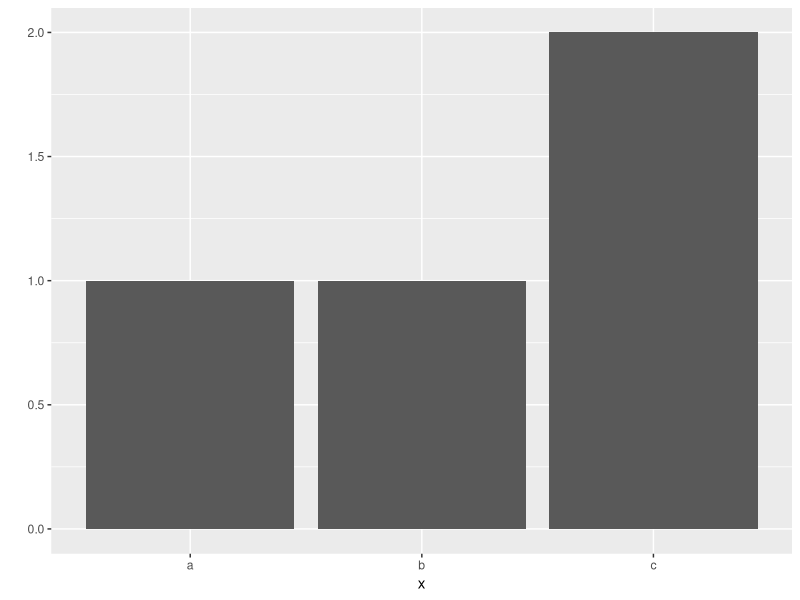
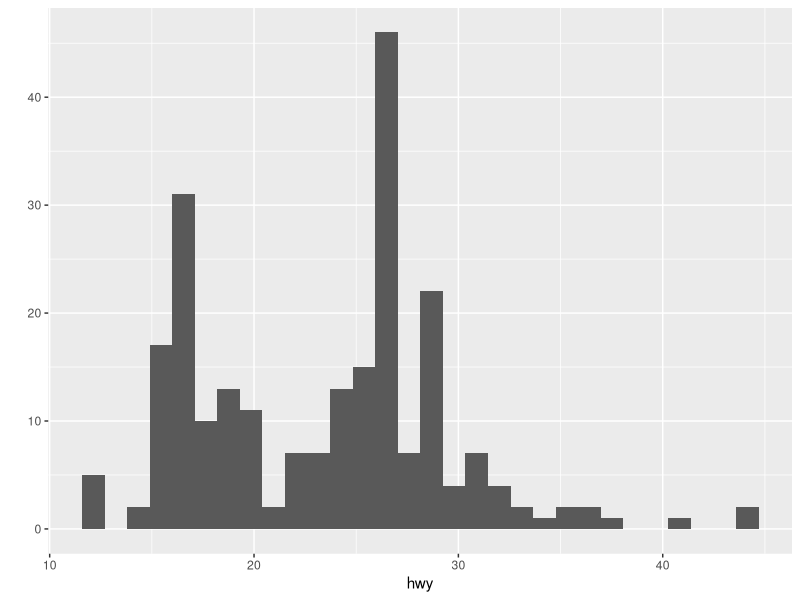
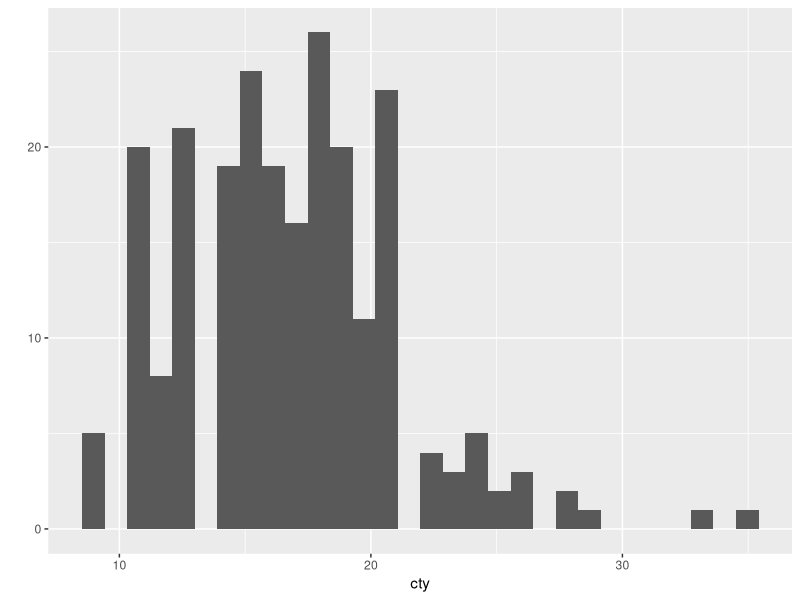
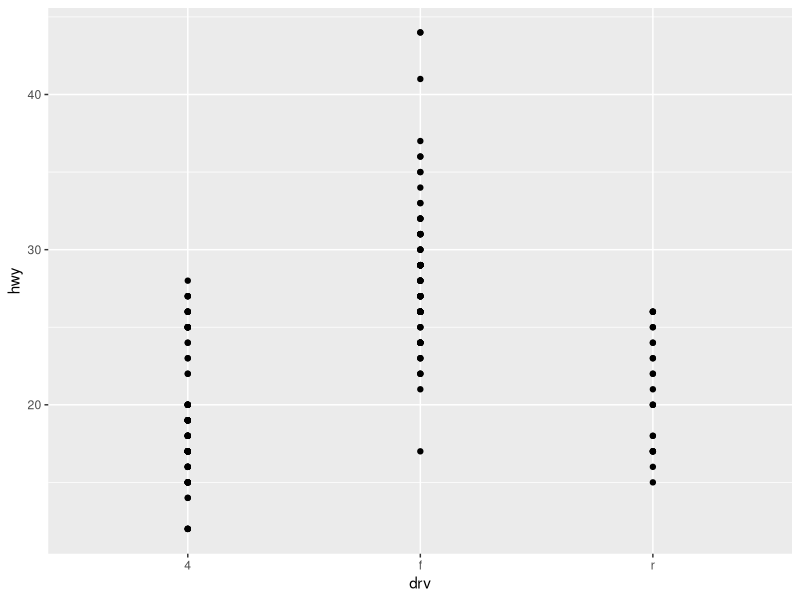
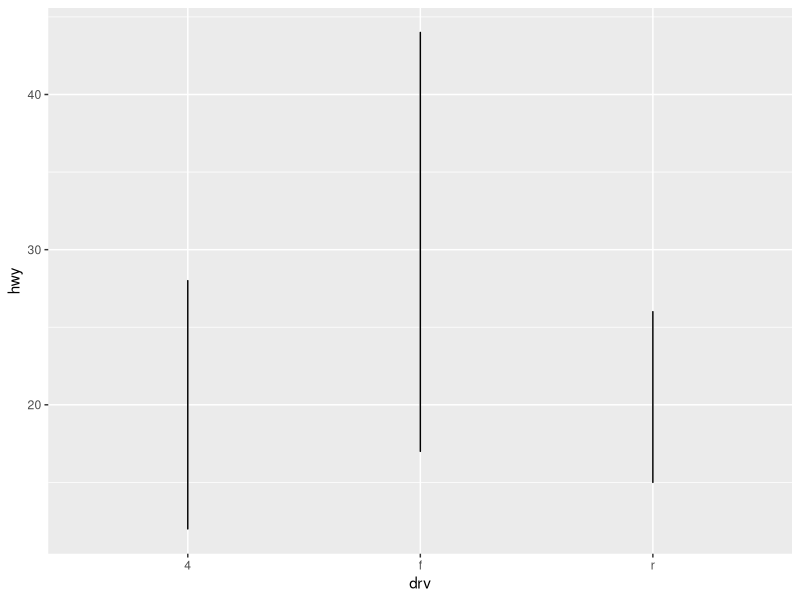
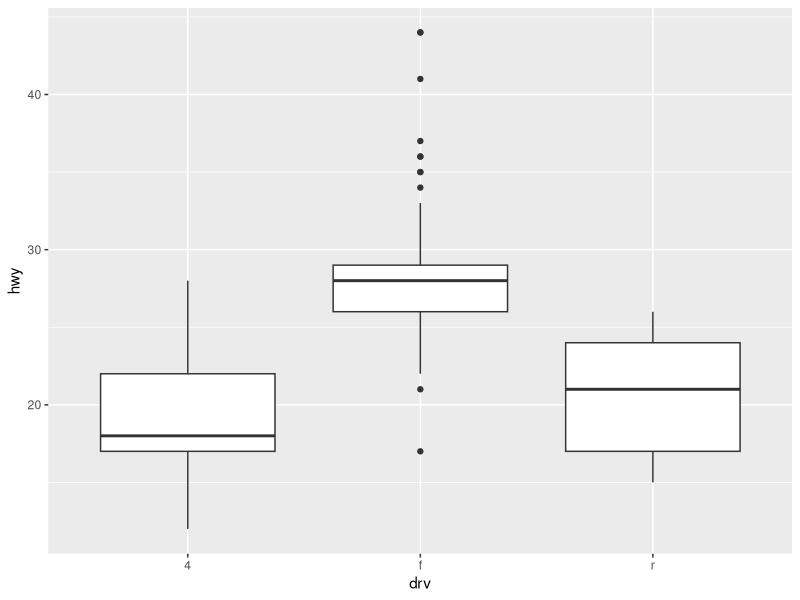
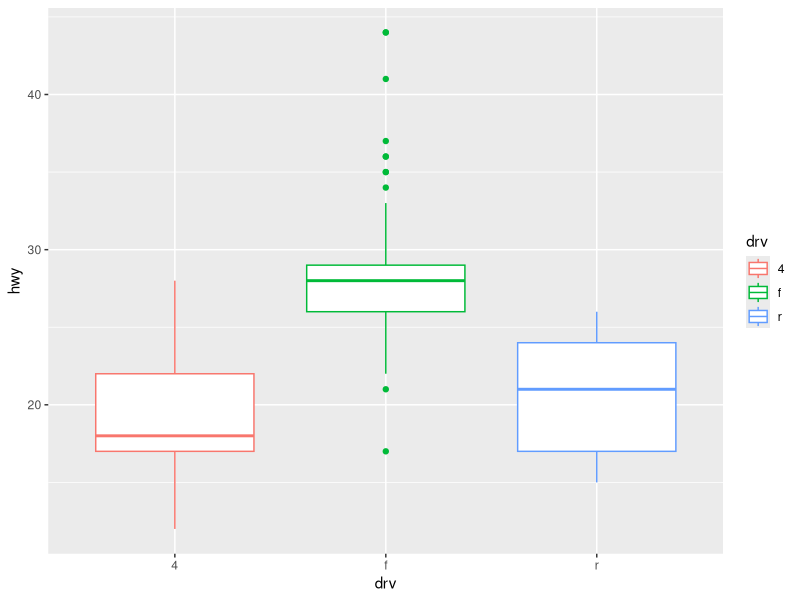

Here is the R script that generated these plots, in order:
#Ch3-3

#패키지
install.packages("ggplot2")
#패키지를 로드할 땐, library()를 사용
library(ggplot2)


#빈도
x = c("a", "b", "c", "c")
qplot(x)

#ggplot2에는 mpg 데이터가 있다. 234종의 연비 관련 공개 자료
#파라미터 설정을 바꿔보면서 qplot()의 기능이 어떻게 달라지는지 살펴보겠습니다.
#qplot()의 data 파라미터에 mpg 데이터를 지정하고, 그래프의 x축을 결정하는 x 파라미
#터에 hwy를 지정해 ‘고속도로 연비별 빈도 막대 그래프’를 만들겠습니다. hwy는 자동차가
#고속도로에서 1갤런에 몇 마일을 가는지 나타낸 변수입니다.

qplot(data = mpg, x = hwy)
qplot(data = mpg, x = cty)
qplot(data = mpg, x = drv, y = hwy)
qplot(data = mpg, x = drv, y = hwy, geom = "line")
qplot(data = mpg, x = drv, y = hwy, geom = "boxplot")
qplot(data = mpg, x = drv, y = hwy, geom = "boxplot", color = drv)

?qplot

#77p 문제
a = 80
b = 60
c = 70
d = 50
e = 90
students_mean = mean(a,b,c,d,e)
students_mean
